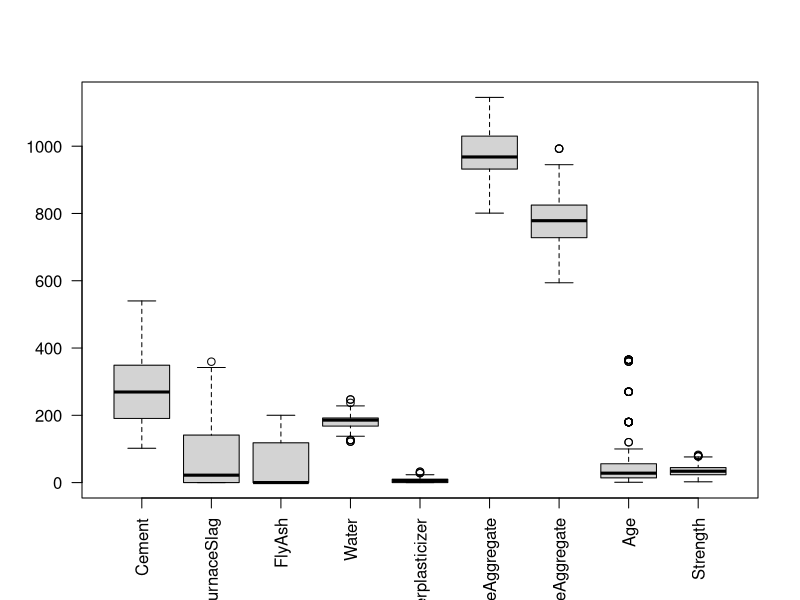
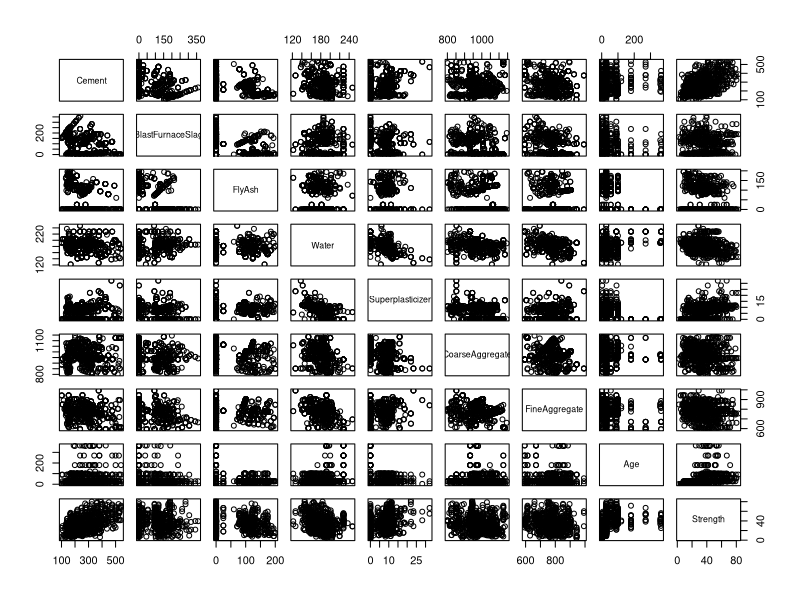
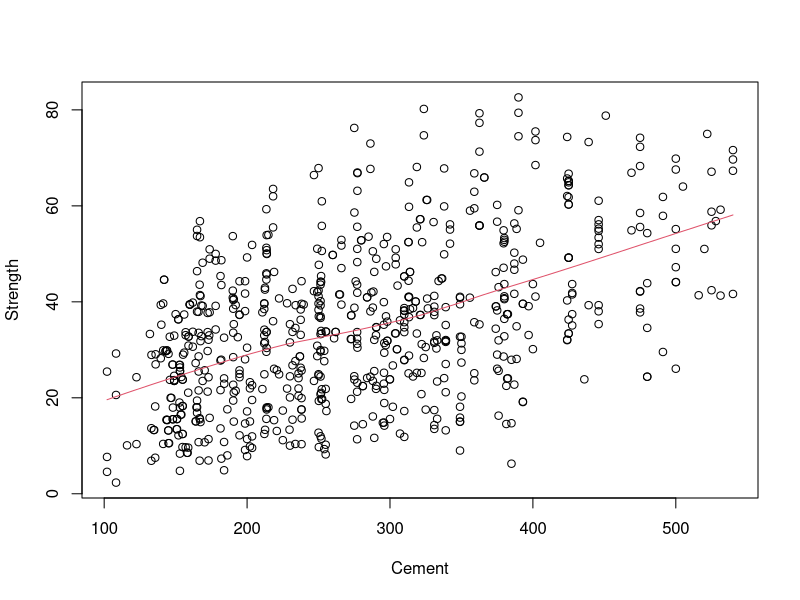
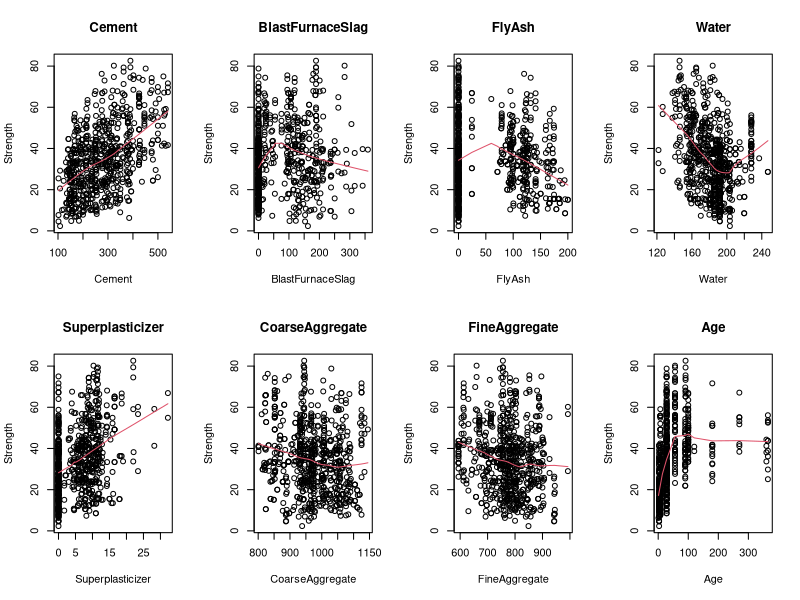
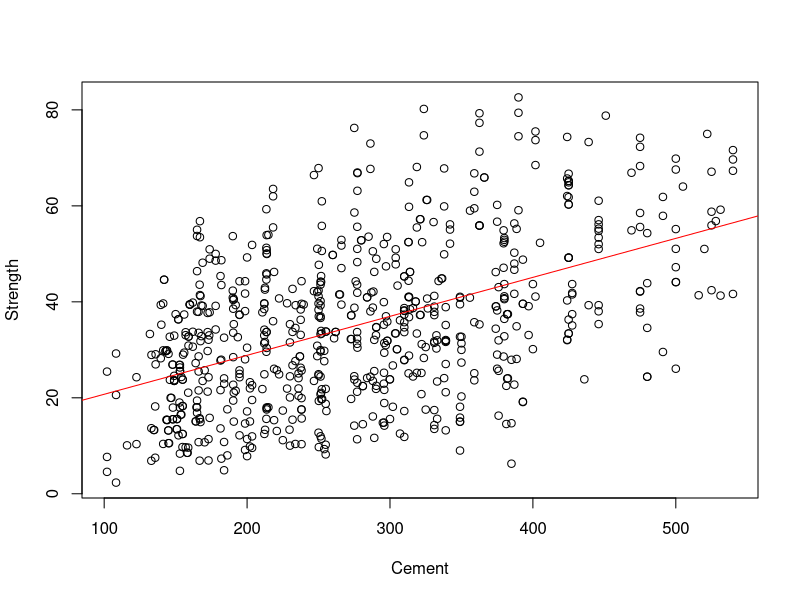
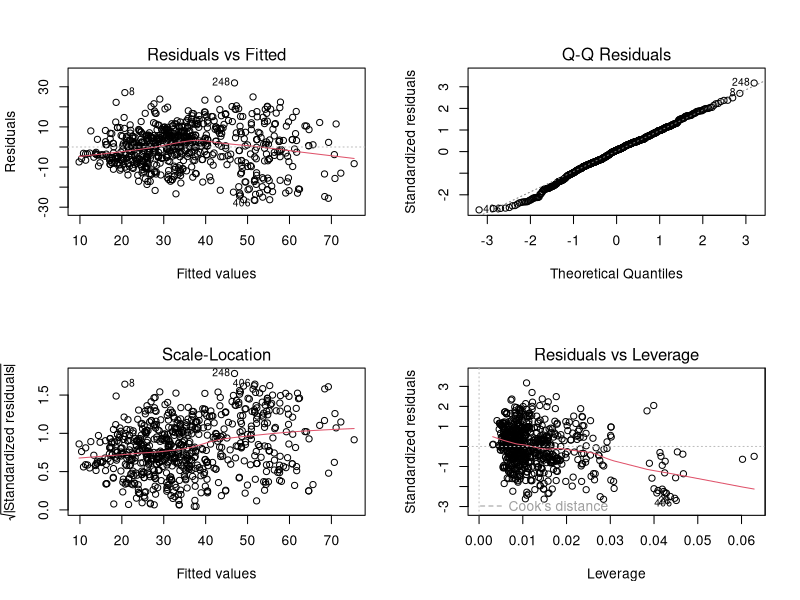
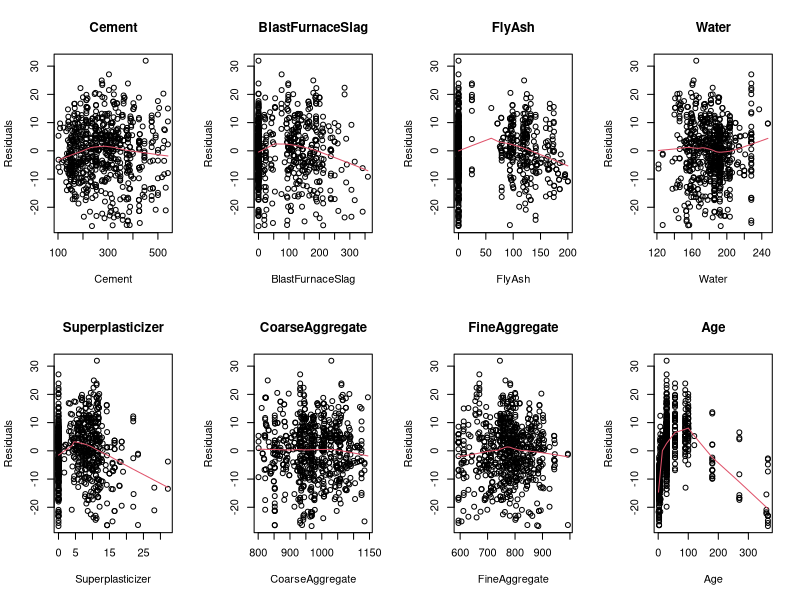

Write R code to recreate these figures, in order. (Note: this script raises an error after producing the figures.)
############################################################
#
# MBD - Modelo lineal
#
############################################################



############################################################
# Lectura de datos y descriptiva
############################################################
##-- Lectura de los datos
setwd('...')
datos <- read.table('Concrete_train.txt',sep="\t",header=TRUE)

##--Inspeccion de los datos
dim(datos)                  # num filas y columnas
View(datos)                 # ver datos
summary(datos)              # descriptiva de todas las variables 
boxplot(datos,las=2)        # boxplot de todas las variables

##-- Explorar todos los pares de datos
pairs(datos)                # descriptiva bivariante


##-- Descriptiva bivariante para la variable cemento
plot(Strength~Cement,datos)                       # puntos
with(datos,lines(lowess(Strength~Cement),col=2))  # estimacion no parametrica de la relacion

##-- Descriptiva bivariante para todas las variables
par(mfrow=c(2,4))
for(i in 1:8){
  plot(datos$Strength~datos[,i],main=names(datos)[i],xlab=names(datos)[i],ylab="Strength")
  with(datos,lines(lowess(Strength~datos[,i]),col=2))
}

############################################################
# Ajuste del modelo lineal simple
############################################################
mod.lm0 <- lm(Strength~Cement,datos)
summary(mod.lm0)
## residuals = descriptiva de los residuos (errores)
## Estimate = coeficientos del termino independiente (intercept) y el cemento. Por cada unidad de cemento que yo anada la dureza aumenta en 0.08 uds con un error +- 0.005
# t-value: la division de las dos primeras columnas, nos interesa que sea grande.
# pr valor como es muy pequeno descartamos la hipotesis nula es decir que sea 0, es decir que el cemento está influyendo sobre la respuesta. Nos aseguramos que no es un coeficiente igual a 0, es decir que no tienen ningun impacto en la dureza
# residual standard error: como una media de los residuos, lo que espero equivocarme utilizando el modelo
# R2: cerca de 0 no explica nada, cerca del 1 explica mucho. Considerando que tenemos una unica variable un 0.25 esta bastante bien, podemos explicar en un 25% la dureza segun el cemento
# F-static: si el modelo en general explica algo o no, 

par(mfrow=c(1,1))
plot(Strength~Cement,datos)
abline(mod.lm0,col="red") #linea completamente recta utilizando el modelo lm0

############################################################
# Ajuste del modelo multivariado
############################################################
mod.lm1 <- lm(Strength~Cement + BlastFurnaceSlag + FlyAsh +      
                       Water + Superplasticizer + CoarseAggregate +
                       FineAggregate + Age,datos)                   # Ajuste del modelo
mod.lm1 <- lm(Strength~.,datos)                                     # Instruccion equivalente a la anterior
mod.lm1                                                             # Ver coeficientes
summary(mod.lm1)                                                    # Resumen del modelo

############################################################
# Seleccion de variables 
############################################################
mod.lm2 <- step(mod.lm1)                   # Seleccionar variables
## Observamos el AIC por cada variable que quitamos al modelo, observamos que si NO quitamos ninguna tenemos el valor más pequeno del AIC, que es lo que buscamos

summary(mod.lm2)                           # Modelo con variables seleccionadas

############################################################
# Validacion de las premisas
############################################################
par(mfrow=c(2,2))                          # ventana para 4 gr?ficos
plot(mod.lm2)                              # graficos para valorar premisas

## Vemos que la homestecidiad no se cumple 

############################################################
# Nueva descriptiva
############################################################
## Alternativa 1. Residuos versus variables predictoras
par(mfrow=c(2,4))
for(i in 1:8){
  plot(resid(mod.lm2)~datos[,i],main=names(datos)[i],xlab=names(datos)[i],ylab="Residuals")
  with(datos,lines(lowess(resid(mod.lm2)~datos[,i]),col=2))
}

## Alternativa 2. Residuos versus variables predictoras
# Instalacion del paquete car
install.packages('car')
library(car)
residualPlots(mod.lm2)
## Si el pvalor es menor a 0.05 significa que la caracteristica es significativa. Vemos que water y coarseaggregate no aplican

############################################################
# Transformaciones polinomicas sobre las predictoras con poly 
############################################################
##- Con poly se incluyen terminos polinomicos de orden mayor
mod.lm4 <- lm(Strength ~ poly(Cement,2) + poly(BlastFurnaceSlag,2) + poly(FlyAsh,2)+
                         poly(Water,2) + poly(Superplasticizer,2) + CoarseAggregate +
                         poly(FineAggregate,2) + poly(Age,2),datos)
summary(mod.lm4)

mod.lm5 <- step(mod.lm4)
summary(mod.lm5)

############################################################
# Colinealidad
############################################################
vif(mod.lm5)     # Valores superiores a 5 indica variables que se han de eliminar

############################################################
# Validacion 
############################################################
par(mfrow=c(2,2))
plot(mod.lm5)
residualPlots(mod.lm5)

############################################################
# Transformacion Boxcox sobre la respuesta
############################################################
##-- Calculamos la lambda para la transformacion Boxcox
par(mfrow=c(1,1))
bc <- boxCox(mod.lm5)
bc
bc$x[which.max(bc$y)]
## lambda optima la cual vamos a elevar las variables resultado (dureza) a esta lambda 
lamb <- bc$x[which.max(bc$y)]  
datos$Strength2 <- datos$Strength^lamb
mod.lm6 <- lm(Strength2~poly(Cement,2) + poly(BlastFurnaceSlag,2) + poly(FlyAsh,2) +
                        poly(Water,2) + poly(Superplasticizer,2) +
                        poly(FineAggregate,2) + poly(Age,2), datos)
summary(mod.lm6)

############################################################
# Validacion 
############################################################
par(mfrow=c(2,2))
plot(mod.lm6)
## Vemos que corregimos los problemas de normalidad, pero que seguimos teniendo parabola homesteicedad
## Nos quedariamos con el modelo 5, que es mas simple y no deteriora ninguna premisa. A parte de que la R2 se mantiene practicamente igual.

## Y transformaciones logaritmicas sobre las predictoras? Probadlo en casa!

############################################################
# Observaciones influyentes
############################################################
influenceIndexPlot(mod.lm5)           # Las observaciones 81, 147 tienen mucha influencia a posteriori. La 248 est? muy mal explicada por el modelo. La 65 y 81 tienen mucha influencia a priori.
## La distancia de cook se cbasa en mirar como es el modelo ponen. Vemos que hay unos 3 puntos influyentes. Puntos que influyen mucho en el modelo
## residuals: No hay ningun punto que destaque, solo uno que tiene un residuo de practicamente 4, cuando deberian oscilar entre -2 y 2, pero ya esta.
## p-valor: vemos que ninguno llega al 0.05, solo el de 0.1 que coincide con el anterior.

par(mfrow=c(1,1))
influencePlot(mod.lm5)                # Eliminar las 2 mas influyentes a posteriori (81 y 147) y la peor explicada (248)
obs.rm <- c(81,147,248)
View(datos[obs.rm,])
col.points <- rep(rgb(0,0,0,0.1),nrow(datos))        # Vector de colores
col.points[obs.rm] <- 2:4                            # Colores distintos para las observaciones influyentes
pairs(datos[,-10],col=col.points,pch=19,cex=0.8)     # Dibujo por pares de las observaciones influyentes
datos.rm <- datos[-obs.rm ,]                         # Nos creamos un nuevo data.frame sin estas observaciones

##--Ajuste del modelo sin observaciones influyentes
mod.lm7 <- lm(Strength~poly(Cement,2) + poly(BlastFurnaceSlag,2) + poly(FlyAsh,2)+
                       poly(Water,2) + poly(Superplasticizer,2)  +
                       poly(FineAggregate,2) + poly(Age,2),datos.rm)

##--Comparar nuevo modelo con antiguo
summary(mod.lm7)   # Modelo nuevo sin outliers y observaciones influyentes
summary(mod.lm5)   # Modelo antiguo

## No cambian mucho los modelos, asi que nos quedamos con el lm5 

##-- Modelo final
mod.final <- mod.lm5

##-- Efectos
library('effects')
plot(allEffects(mod.final))


############################################################
# Testearlo con nuevos datos
############################################################
# setwd('...')
test <- read.table('Concrete_test.txt',sep="\t",header=TRUE)

##-- Volver a hacer transformaciones en test (por si la necesito)
test$Strength2 <- test$Strength^lamb

##-- Predicciones
pr <- predict(mod.final,test)   # Predicciones para los nuevos valores
par(mfrow=c(1,1))           
plot(pr,test$Strength,asp=1)    # Predicciones vs valores predichos 
abline(0,1,col=2,lwd=2)         # Bisectriz

##--EQM (Error Cuadratico Medio)
n <- dim(test)[1]                                       # Tamanyo muestral
## vemos que es un 30% de la muestra de entrenamiento
EQM <- sum((pr-test$Strength)^2)/n                      # Error Cuadratico Medio
sqrt(EQM)                                               # Incertidumbre a posteriori                                                
sd(test$Strength)                                       # Incertidumbre a priori --> El modelo me reduce a la mitad la incertidumbre en las predicciones
summary(test$Strength)
# En un rango de 80, tener un error de 8 está bastante bien
